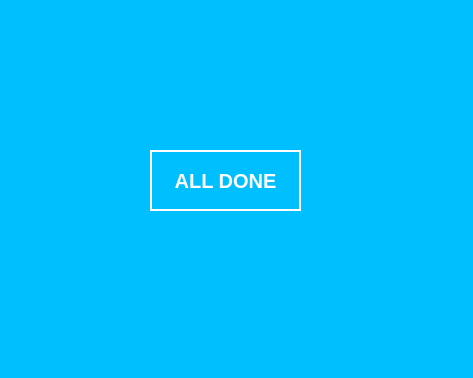
<?xml version="1.0" encoding="UTF-8"?>
<ui version="4.0">
 <class>MainWindow</class>
 <widget class="QMainWindow" name="MainWindow">
  <property name="geometry">
   <rect>
    <x>0</x>
    <y>0</y>
    <width>473</width>
    <height>378</height>
   </rect>
  </property>
  <property name="windowTitle">
   <string>MainWindow</string>
  </property>
  <property name="styleSheet">
   <string notr="true">background-color: deepskyblue;</string>
  </property>
  <widget class="QWidget" name="centralwidget">
   <widget class="QLabel" name="label">
    <property name="geometry">
     <rect>
      <x>150</x>
      <y>150</y>
      <width>151</width>
      <height>61</height>
     </rect>
    </property>
    <property name="layoutDirection">
     <enum>Qt::RightToLeft</enum>
    </property>
    <property name="styleSheet">
     <string notr="true">color: white; font-weight:bold; font-size:20px;border: 2px solid white;</string>
    </property>
    <property name="text">
     <string>ALL DONE</string>
    </property>
    <property name="alignment">
     <set>Qt::AlignCenter</set>
    </property>
   </widget>
  </widget>
 </widget>
 <resources/>
 <connections/>
</ui>
